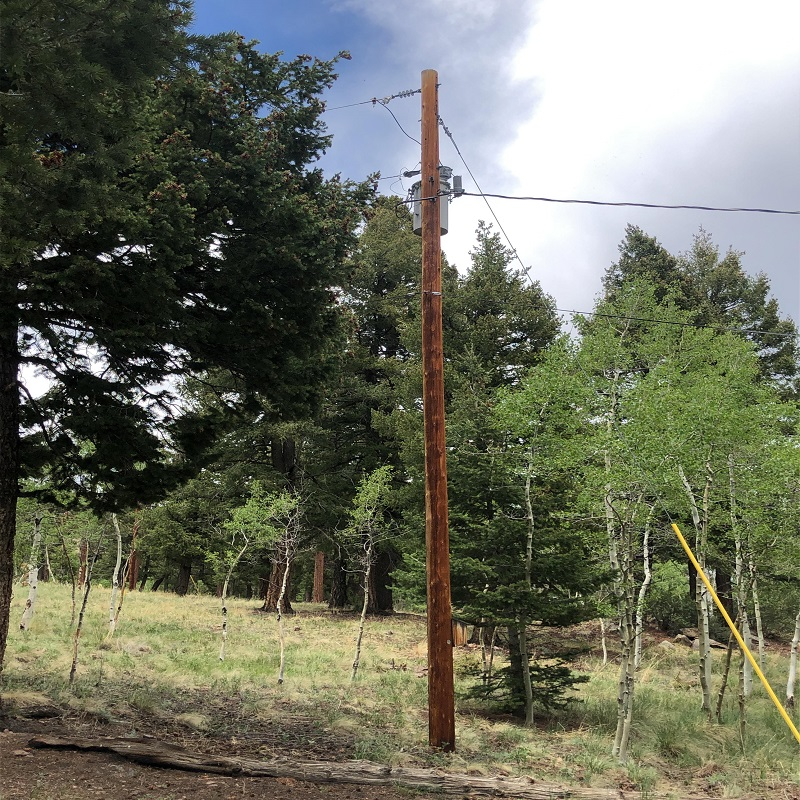
#> input picture newOne.jpg, 800 x 800 px
$ python DrawPoleOnPixelsRGB.py
#> lines starting #> are read from the running program, lines starting #| are printed output that depends on the picture
import numpy as np
import cv2
import math
from math import pow
from colormath.color_objects import sRGBColor, LabColor
from colormath.color_conversions import convert_color
from colormath.color_diff import delta_e_cie2000

THRESHOLD = 18

def ColorDistance(rgb1,rgb2):
    '''d = {} distance between two colors(3)'''
    rm = 0.5*(rgb1[0]+rgb2[0])
    d = sum((2+rm,4,3-rm)*(rgb1-rgb2)**2)**0.5
    return d

def luminance(pixel):
    return (0.299 * pixel[0] + 0.587 * pixel[1] + 0.114 * pixel[2])


def is_similar(pixel_a, pixel_b, threshold):
    return abs(luminance(pixel_a) - luminance(pixel_b)) < threshold


def ColorDifferenceUsingEuclideanDistance(Color1, Color2):
    x = Color1[0] - Color2[0]
    y = Color1[1] - Color2[1]
    z = Color1[2] - Color2[2]
    d = int(pow(x,2)) + int(pow(y,2)) + int(pow(z,2)) # Actual Distance
    p = d /math.sqrt((255)^2+(255)^2+(255)^2) # Percentage
    return p

def ColorMathFn(Color1,Color2):
    # Red Color
    color1_rgb = sRGBColor(Color1[0], Color1[1], Color1[2])

    # Blue Color
    color2_rgb = sRGBColor(Color2[0], Color2[1], Color2[2])

    # Convert from RGB to Lab Color Space
    color1_lab = convert_color(color1_rgb, LabColor)

    # Convert from RGB to Lab Color Space
    color2_lab = convert_color(color2_rgb, LabColor)

    # Find the color difference
    delta_e = delta_e_cie2000(color1_lab, color2_lab)

    return delta_e
    # print ("The difference between the 2 color = ", delta_e)


def main():
    image = cv2.imread("newOne.jpg", 1)
#> image is the input picture: shape (800, 800, 3); mean B, G, R 95.1, 111, 108.5
    # image = cv2.cvtColor(image,cv2.COLOR_RGB2HSV)
    x,y = 420,69
    # Color1 = image[420][69]
    Color1 = [158,136,121]
    # Color2

    # print(image.shape)
    print(image[420][69])
#| [17 24 19]
    for xx in range(420,len(image)):
        for yy in range(69,len(image[xx])-1):
            # Color1 = image[xx][yy]
            Color2 = image[xx][yy + 1]
            # d = ColorDistance(Color1, Color2)
            d = is_similar(Color1, Color2, THRESHOLD)
            # d = ColorMathFn(Color1, Color2)
            # d = ColorDifferenceUsingEuclideanDistance(Color1,Color2)
            if d < 1:
                image[yy,xx] = [255,255,255]
                # print(d)
                # continue
            else:
                # print(d)
                continue
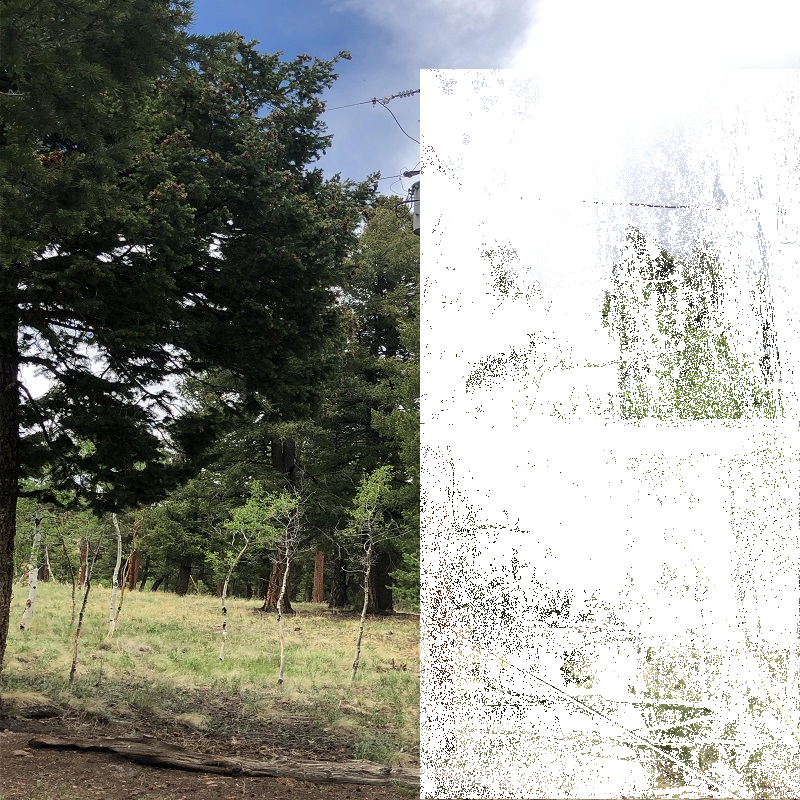
#> image: shape (800, 800, 3); mean B, G, R 148.6, 156.5, 154.9
                # image[yy,xx] = [255,255,255]
                # print("here 1")


    cv2.imshow("Image",image)
    cv2.imwrite("ResultWithLuuminace.jpg",image)
    cv2.waitKey(0)

if __name__=="__main__":
    main()
